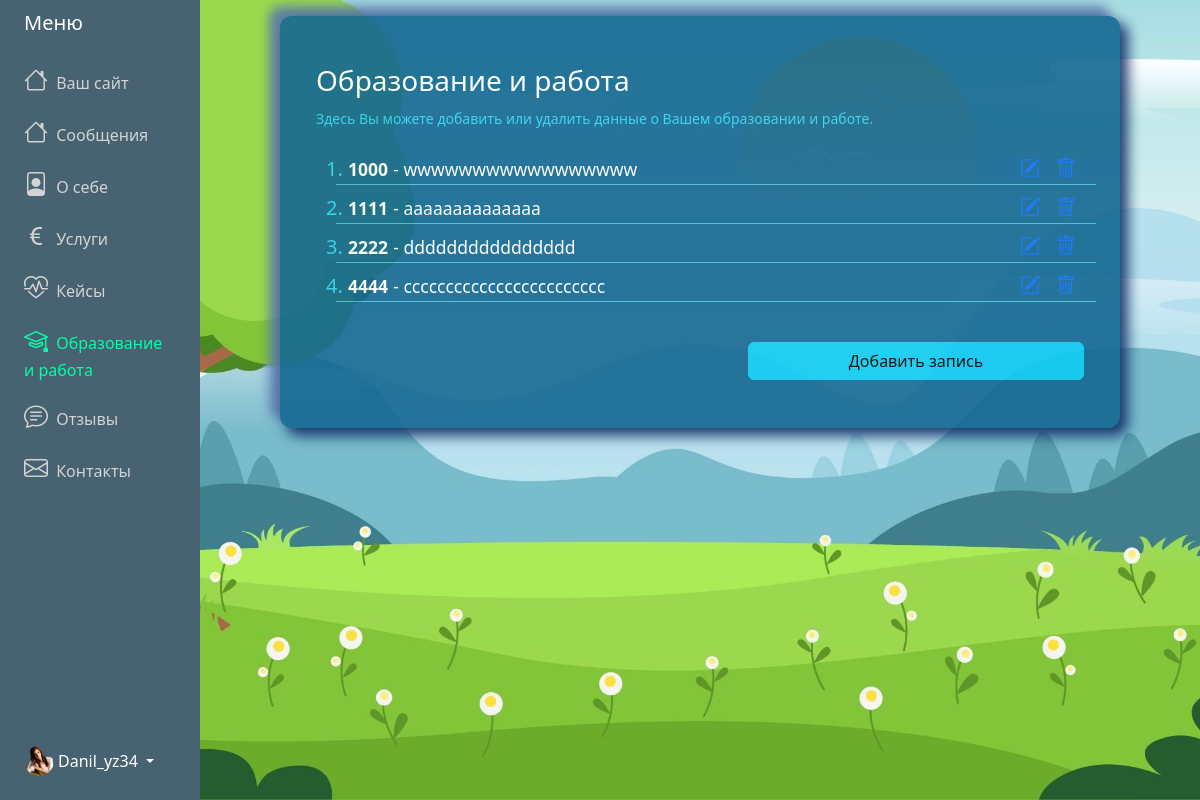
The page /adminPanel/ed_and_work/ (signed in) on the database its author committed.
### adminPanel/models.py (models this page shows, shortened)
class Menu (models.Model):
    user = models.OneToOneField(User, on_delete=models.CASCADE)
    messages = models.CharField('Сообщения', max_length=100, default="Сообщения")
    about = models.CharField('О себе', max_length=100, default="О себе")
    services = models.CharField('Услуги', max_length=100, default="Услуги")
    cases = models.CharField('Кейсы', max_length=100, default="Кейсы")
    ed_and_work = models.CharField('Образование и работа', max_length=100, default="Образование и работа")
    feedbacks = models.CharField('Отзывы', max_length=100, default="Отзывы")
    contacts = models.CharField('Контакты', max_length=100, default="Контакты")

class About(models.Model):
    user = models.OneToOneField(User, on_delete=models.CASCADE)
    profession = models.CharField(max_length=200)
    slogan = models.TextField(null=True, blank=True)
    main_foto = models.ImageField(
        default="avatar.jpg",
        upload_to="About_main_foto"
    )

class Ed_and_work(models.Model):
    year = models.IntegerField("Год", default=current_year)
    desc = models.TextField(null=False, blank=False)
    diplom_img = models.ImageField(upload_to="Ed_and_work_img", null=True, blank=True)
    user = models.ForeignKey(User, on_delete=models.CASCADE)

### adminPanel/views.py (the view)
# urls.py: path('adminPanel/ed_and_work/', MyEdAndWorkView.as_view(), name="ed-and-work"),
class MyEdAndWorkView(LoginRequiredMixin,ListView):
    model = Ed_and_work
    template_name = "adminPanel/ed-and-work.html"
    context_object_name = "posts"
    def get_context_data(self, **kwargs):
        context = super().get_context_data(**kwargs)
        context['posts'] = context['posts'].filter(user_id=self.request.user.id)
        context['title'] = 'Образование и работа'
        context['posts'] = context['posts'].filter(user=self.request.user).order_by('year')
        context['active'] = 'ed_and_work'
        context['menu'] = request_menu(self.request)
        return context

### adminPanel/views.py (called while the page is built)
def request_menu(request):
    user_id = request.user.id  # Получаем id текущего пользователя
    menu = Menu.objects.filter(user_id=user_id).first()  # Используем user_id для фильтрации
    return menu

### adminPanel/templates/adminPanel/ed-and-work.html (shortened to what this page needs)
{% extends "adminPanel/base.html" %}
{% block content %}
<div class="container">
    <div id="innerPage">
        <div class="row align-items-center justify-content-center">
            <div class="col-12 text-white px-5 pt-5">
                <div class="lead">
                    <h3>Образование и работа</h3>
                    <p class="fs-6 mb-4">
                        <small class="label-color">Здесь Вы можете добавить или удалить данные о Вашем образовании и
                            работе.</small>
                    </p>
                </div>
                {% if posts %}
                <ol class="categories">
                    {% for post in posts %}
                    <li class="label-color fs-5">
                        <div class="row mt-2" style="border-bottom: 1px solid #45bdd9;">
                            <div class="col-9">
                                <a href="{% url 'update-post-ed-and-work' post.id %}" style="text-decoration: none;color: #ffffff;">
                                    <small style="font-weight: bold;">{{ post.year }}</small>
                                    <small> - {{ post.desc }}</small>
                                </a>
                            </div>
                            <div class="task-controls col-3 card-text d-flex">
                                <a class="edit px-2 ms-auto" href="{% url 'update-post-ed-and-work' post.id %}">
                                    <i class="bi bi-pencil-square"></i></a>
                                <a class="edit px-2" href="{% url 'delete-post-ed-and-work' post.id %}"><i class="bi bi-trash"></i></a>
                            </div>
                        </div>
                    </li>
                    {%endfor%}
                </ol>
                {% else %}
                <p class="text-center"> Список пуст!
                    <a href="{% url 'create-post-ed-and-work' %}">Добавить запись</a>
                </p>
                {% endif %}
            </div>
        </div>
        <div class="row align-items-center justify-content-center">
            <div class="col-sm-6 col-xs-12 d-sm-block  px-5 pb-5">
                <a href="{% url 'create-post-ed-and-work' %}" class="btn btn-info mt-4 w-100"
                    id="ed-and-work-brn">Добавить запись</a>
            </div>
        </div>
    </div>
</div>
{% endblock content %}

### adminPanel/templates/adminPanel/base.html (shortened to what this page needs)
{% load static %}
<!DOCTYPE html>
<html lang="en">
<head>
    <link href="https://cdn.jsdelivr.net/npm/bootstrap@5.3.3/dist/css/bootstrap.min.css" rel="stylesheet"
>
    <link rel="stylesheet"
        href="https://cdnjs.cloudflare.com/ajax/libs/bootstrap-icons/1.8.1/font/bootstrap-icons.min.css">
    <link rel="stylesheet" href="{% static 'css/styles.css'%}">
</head>
<body class="admin-panel-body">
    <div class="container-fluid">
        <div class="row flex-nowrap">
            <div class="col-auto col-md-3 col-xl-2 px-sm-2 px-0 custom-menu">
                <div
                    class="d-flex flex-column align-items-center align-items-sm-start px-3 pt-2 text-white min-vh-100 custom-menu-fixed">
                    <a href="/"
                        class="d-flex align-items-center pb-3 mb-md-0 me-md-auto text-white text-decoration-none">
                        <span class="fs-5 d-none d-sm-inline">Меню</span>
                    </a>
                    <ul class="nav text-light flex-column mb-sm-auto mb-0 align-items-center align-items-sm-start"
                        id="menu">
                        <li>
                            <a href="{% url 'site' username=request.user.username %}"
                                class="nav-link align-middle px-0 admin-menu-text {%if active == 'home' %} active {% endif %}">
                                <i class="fs-4 bi-house"></i> <span class="ms-1 d-none d-sm-inline">Ваш сайт</span>
                            </a>
                        </li>
                        <li>
                            <a href="{% url 'messages' %}"
                                class="nav-link align-middle px-0 admin-menu-text {%if active == 'messages' %} active {% endif %}">
                                <i class="fs-4 bi-house"></i> <span class="ms-1 d-none d-sm-inline">
                                    {% if menu.messages %} {{ menu.messages }} {% else %}Сообщения {% endif %}</span>
                            </a>
                        </li>
                        <li>
                            <a href="{% url 'about' %}"
                                class="nav-link align-middle px-0 admin-menu-text {%if active == 'about' %} active {% endif %}">
                                <i class="fs-4 bi-file-person"></i> <span class="ms-1 d-none d-sm-inline">
                                    {% if menu.about %} {{ menu.about }} {% else %} О себе {% endif %}</span>
                            </a>
                        </li>
                        <li>
                            <a href="{% url 'services' %}"
                                class="nav-link px-0 align-middle admin-menu-text {%if active == 'services' %} active {% endif %}">
                                <i class="fs-4 bi-currency-euro"></i> <span class="ms-1 d-none d-sm-inline">
                                    {% if menu.services %} {{ menu.services }} {% else %} Услуги {% endif %}</span></a>
                        </li>
                        <li>
                            <a href="{% url 'cases' %}"
                                class="nav-link px-0 align-middle admin-menu-text {%if active == 'cases' %} active {% endif %}">
                                <i class="fs-4 bi-heart-pulse"></i> <span class="ms-1 d-none d-sm-inline">
                                    {% if menu.cases %} {{ menu.cases }} {% else %} Кейсы {% endif %}</span></a>
                        </li>
                        <li>
                            <a href="{% url 'ed-and-work' %}"
                                class="nav-link px-0 align-middl admin-menu-text {%if active == 'ed_and_work' %} active {% endif %}">
                                <i class="fs-4 bi-mortarboard"></i>
                                <span class="ms-1 d-none d-sm-inline">
                                    {% if menu.ed_and_work %}
                                    {{ menu.ed_and_work }}
                                    {% else %}
                                    Образование и работа
                                    {% endif %}
                                </span>
                            </a>
                        </li>
                        <li>
                            <a href="{% url 'feedbacks' %}"
                                class="nav-link px-0 align-middle admin-menu-text {%if active == 'feedbacks' %} active {% endif %}">
                                <i class="fs-4 bi-chat-text"></i> <span class="ms-1 d-none d-sm-inline">
                                    {% if menu.feedbacks %}
                                    {{ menu.feedbacks }}
                                    {% else %}
                                    Отзывы
                                    {% endif %}
                                </span>
                            </a>
                        </li>
                        <li>
                            <a href="{% url 'contacts' %}"
                                class="nav-link px-0 align-middle admin-menu-text {%if active == 'contacts' %} active {% endif %}">
                                <i class="fs-4 bi-envelope"></i> <span class="ms-1 d-none d-sm-inline">
                                    {% if menu.contacts %}
                                    {{ menu.contacts }}
                                    {% else %}
                                    Контакты
                                    {% endif %}</span>
                            </a>
                        </li>
                    </ul>
                    <div class="dropdown pb-4">
                        <a href="#"
                            class="d-flex align-items-center text-white text-decoration-none dropdown-toggle {% if current_path == home_url %}active{% endif %}"
                            id="dropdownUser1" data-bs-toggle="dropdown" aria-expanded="false">
                            <img src="{{ request.user.about.main_foto.url }}" alt="logo" width="30" height="30"
                                class="rounded-circle">
                            <span class="d-none d-sm-inline mx-1">{{request.user.username}}</span>
                        </a>
                    </div>
                </div>
            </div>
            <div class="col py-3">
                {% block content %}
                {% endblock content %}
            </div>
        </div>
    </div>
</body>
</html>

### static/css/styles.css (style rules this page uses)
:root { --color-primary: #ee394c; --color-secondary: #86b7fe; --color-light: #f2f2f2; --color-gray: #ced4da; --color-dark: #212121; --color-white: #ffffff; --color-error: #e2442f; --color-warning: #ffc900; --color-info: #02a2b9; --color-success: #1ba345; --color-input: #00d1b2; --border-radius: 5px; }
body { background-repeat: no-repeat; background-size: cover; background-position: center; background-attachment: fixed; }
#innerPage { width:100%; max-width:840px; margin : 0 auto; border-radius: 12px; background: #156892; box-shadow: 7px 7px 13px 1px #0f2d64, -10px -9px 11px 1px #5b79ad; opacity: 0.9; }
.custom-menu { background-color: #476270; }
.custom-menu-fixed { position: sticky; top: 0; z-index: 100; }
.admin-menu-text { color: lightgray; }
.admin-menu-text.active { color: #0fa !important; }
.label-color { color:#31d2f2; }

### adminPanel/templates/adminPanel/ed-and-work.html (style rules this page uses)
.admin-panel-body { background-image: url('/media/fon-admin-about.jpg'); }

### rows shown on the page
Menu: messages "Сообщения", about "О себе", services "Услуги", cases "Кейсы", ed_and_work "Образование и работа", feedbacks "Отзывы", contacts "Контакты"
Ed_and_work: year "1000", desc "wwwwwwwwwwwwwwwww"
Ed_and_work: year "1111", desc "aaaaaaaaaaaaaa"
Ed_and_work: year "2222", desc "dddddddddddddddd"
Ed_and_work: year "4444", desc "cccccccccccccccccccccccc"

### other values the page prints
{{ request.user.username }} "Danil_yz34"
